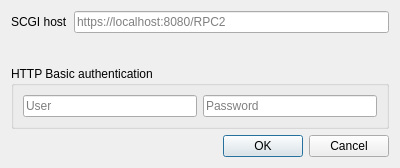
<?xml version="1.0" encoding="UTF-8"?>
<ui version="4.0">
 <class>Connect</class>
 <widget class="QDialog" name="Connect">
  <property name="geometry">
   <rect>
    <x>0</x>
    <y>0</y>
    <width>400</width>
    <height>168</height>
   </rect>
  </property>
  <property name="windowTitle">
   <string>Connection</string>
  </property>
  <property name="modal">
   <bool>true</bool>
  </property>
  <layout class="QVBoxLayout" name="verticalLayout">
   <item>
    <layout class="QFormLayout" name="formLayout">
     <property name="sizeConstraint">
      <enum>QLayout::SetDefaultConstraint</enum>
     </property>
     <property name="fieldGrowthPolicy">
      <enum>QFormLayout::ExpandingFieldsGrow</enum>
     </property>
     <item row="0" column="0">
      <widget class="QLabel" name="label">
       <property name="text">
        <string>SCGI host</string>
       </property>
      </widget>
     </item>
     <item row="0" column="1">
      <widget class="QLineEdit" name="address">
       <property name="placeholderText">
        <string>https://localhost:8080/RPC2</string>
       </property>
      </widget>
     </item>
    </layout>
   </item>
   <item>
    <widget class="QGroupBox" name="basicAuth">
     <property name="enabled">
      <bool>true</bool>
     </property>
     <property name="sizePolicy">
      <sizepolicy hsizetype="Preferred" vsizetype="Fixed">
       <horstretch>0</horstretch>
       <verstretch>0</verstretch>
      </sizepolicy>
     </property>
     <property name="title">
      <string>HTTP Basic authentication</string>
     </property>
     <property name="flat">
      <bool>false</bool>
     </property>
     <property name="checkable">
      <bool>false</bool>
     </property>
     <layout class="QHBoxLayout" name="horizontalLayout">
      <item>
       <widget class="QLineEdit" name="user">
        <property name="placeholderText">
         <string>User</string>
        </property>
       </widget>
      </item>
      <item>
       <widget class="QLineEdit" name="password">
        <property name="echoMode">
         <enum>QLineEdit::Password</enum>
        </property>
        <property name="placeholderText">
         <string>Password</string>
        </property>
       </widget>
      </item>
     </layout>
    </widget>
   </item>
   <item>
    <widget class="QDialogButtonBox" name="buttonBox">
     <property name="orientation">
      <enum>Qt::Horizontal</enum>
     </property>
     <property name="standardButtons">
      <set>QDialogButtonBox::Cancel|QDialogButtonBox::Ok</set>
     </property>
    </widget>
   </item>
  </layout>
 </widget>
 <resources/>
 <connections>
  <connection>
   <sender>buttonBox</sender>
   <signal>accepted()</signal>
   <receiver>Connect</receiver>
   <slot>accept()</slot>
   <hints>
    <hint type="sourcelabel">
     <x>248</x>
     <y>254</y>
    </hint>
    <hint type="destinationlabel">
     <x>157</x>
     <y>274</y>
    </hint>
   </hints>
  </connection>
  <connection>
   <sender>buttonBox</sender>
   <signal>rejected()</signal>
   <receiver>Connect</receiver>
   <slot>reject()</slot>
   <hints>
    <hint type="sourcelabel">
     <x>316</x>
     <y>260</y>
    </hint>
    <hint type="destinationlabel">
     <x>286</x>
     <y>274</y>
    </hint>
   </hints>
  </connection>
 </connections>
</ui>
